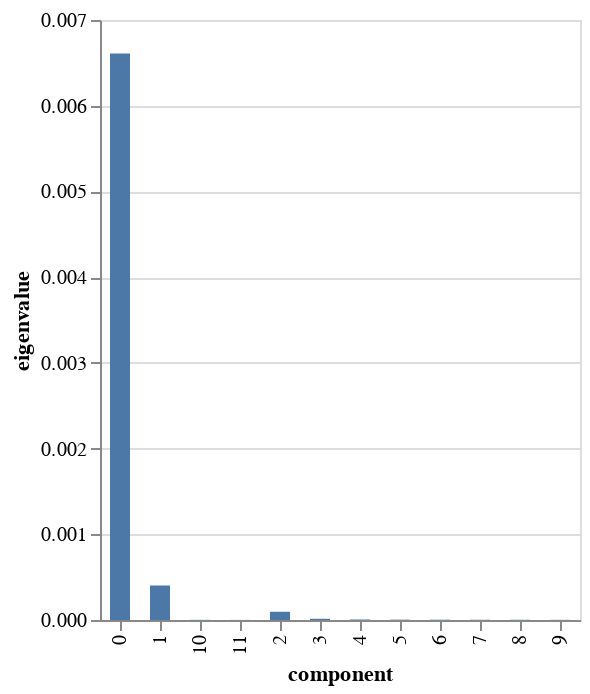

The notebook cell this image was saved under:
### Code cell
ca.scree_plot()

### Figure 1 — Vega-Lite specification as saved in the notebook (floating-point values rounded to 4 significant figures)
{"config": {"view": {"continuousWidth": 300, "continuousHeight": 300}}, "data": {"name": "data-0ae2fb65f80e513e37568242d6442175"}, "mark": {"type": "bar", "size": 10}, "encoding": {"tooltip": [{"field": "component", "type": "nominal"}, {"field": "eigenvalue", "type": "quantitative"}, {"field": "% of variance", "type": "quantitative"}, {"field": "% of variance (cumulative)", "type": "quantitative"}], "x": {"field": "component", "type": "nominal"}, "y": {"field": "eigenvalue", "type": "quantitative"}}, "$schema": "https://vega.github.io/schema/vega-lite/v5.20.1.json", "datasets": {"data-0ae2fb65f80e513e37568242d6442175": [{"component": "0", "eigenvalue": 0.00661, "% of variance": 92.51, "% of variance (cumulative)": 92.51}, {"component": "1", "eigenvalue": 0.0004025, "% of variance": 5.633, "% of variance (cumulative)": 98.14}, {"component": "2", "eigenvalue": 9.588e-05, "% of variance": 1.342, "% of variance (cumulative)": 99.48}, {"component": "3", "eigenvalue": 1.413e-05, "% of variance": 0.1977, "% of variance (cumulative)": 99.68}, {"component": "4", "eigenvalue": 5.769e-06, "% of variance": 0.08074, "% of variance (cumulative)": 99.76}, {"component": "5", "eigenvalue": 3.903e-06, "% of variance": 0.05463, "% of variance (cumulative)": 99.81}, {"component": "6", "eigenvalue": 3.565e-06, "% of variance": 0.04989, "% of variance (cumulative)": 99.86}, {"component": "7", "eigenvalue": 2.649e-06, "% of variance": 0.03707, "% of variance (cumulative)": 99.9}, {"component": "8", "eigenvalue": 2.462e-06, "% of variance": 0.03446, "% of variance (cumulative)": 99.94}, {"component": "9", "eigenvalue": 2.02e-06, "% of variance": 0.02827, "% of variance (cumulative)": 99.96}, {"component": "10", "eigenvalue": 1.607e-06, "% of variance": 0.02249, "% of variance (cumulative)": 99.99}, {"component": "11", "eigenvalue": 9.8e-07, "% of variance": 0.01372, "% of variance (cumulative)": 100.0}]}}
